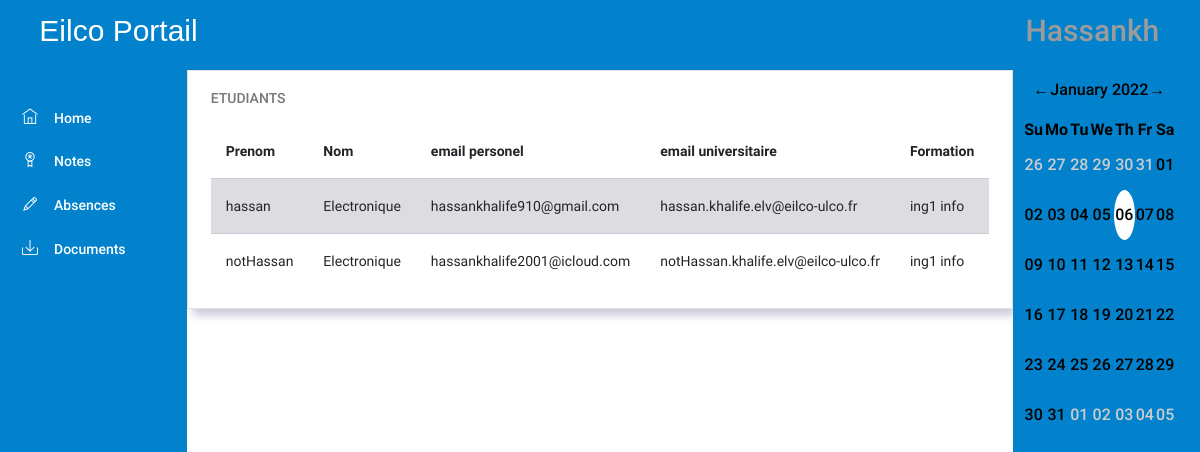
The app's page /PL/pages/prof/cours.php?id=8 (signed in) with its own data.
### tables this page shows
CREATE TABLE `cours` (
  `idcours` int NOT NULL AUTO_INCREMENT,
  `nom` varchar(45) NOT NULL,
  `abreviation` varchar(45) NOT NULL,
  `prof_id` int NOT NULL,
  `credits` int NOT NULL,
  `formation_id` int NOT NULL,
  PRIMARY KEY (`idcours`),
  KEY `prof_idx` (`prof_id`),
  KEY `classe_cour_idx` (`formation_id`),
  CONSTRAINT `formation_cour` FOREIGN KEY (`formation_id`) REFERENCES `formation` (`idformation`) ON DELETE CASCADE ON UPDATE CASCADE,
  CONSTRAINT `prof_cour` FOREIGN KEY (`prof_id`) REFERENCES `users` (`iduser`) ON DELETE CASCADE ON UPDATE CASCADE
);

CREATE TABLE `users` (
  `iduser` int NOT NULL AUTO_INCREMENT,
  `prenom` varchar(45) NOT NULL,
  `nom` varchar(45) NOT NULL,
  `role` int NOT NULL,
  `date_de_naissance` date NOT NULL,
  `username` varchar(45) NOT NULL,
  `password` char(45) NOT NULL,
  `email_personel` varchar(45) NOT NULL,
  `email_universitaire` varchar(45) NOT NULL,
  `sexe` varchar(45) NOT NULL,
  `formation_id` int DEFAULT NULL,
  `phone` varchar(45) NOT NULL,
  `Adresse` varchar(45) NOT NULL,
  `nationalite` varchar(45) NOT NULL,
  PRIMARY KEY (`iduser`),
  KEY `formation_idx` (`formation_id`),
  CONSTRAINT `formation` FOREIGN KEY (`formation_id`) REFERENCES `formation` (`idformation`) ON DELETE CASCADE ON UPDATE CASCADE
);

CREATE TABLE `formation` (
  `idformation` int NOT NULL AUTO_INCREMENT,
  `nomformation` varchar(45) NOT NULL,
  PRIMARY KEY (`idformation`),
  UNIQUE KEY `nomformation_UNIQUE` (`nomformation`)
);

### DTO/user.php (called while the page is built, shortened)
<?php
class user{
    private $prenom;
    private $nom;
    private $username;
    private $email_personel;
    private $email_universitaire;
    public function getNom() {
        return $this->nom;
    }
    public function setNom($nom) {
        $this->nom = $nom;
    }
    public function getPrenom() {
        return $this->prenom;
    }
    public function setPrenom($prenom) {
        $this->prenom = $prenom;
    }
    public function getUsername() {
        return $this->username;
    }
    public function setUsername($username) {
        $this->username = $username;
    }
    public function getEmail_personel() {
        return $this->email_personel;
    }
    public function setEmail_personel($email_personel) {
        $this->email_personel = $email_personel;
    }
    public function getEmail_universitaire() {
        return $this->email_universitaire;
    }
    public function setEmail_universitaire($email_universitaire) {
        $this->email_universitaire = $email_universitaire;
    }
}
?>

### DAL/userRepository.php (called while the page is built, shortened)
<?php
require_once(__DIR__ . "/../DTO/user.php");
function getAllStudentsbycours($cours_id)
{
    $conn = openConnection();
    $query = "SELECT *   from users  ,cours where users.formation_id=cours.formation_id  and cours.idcours= ? and users.role=2";
    $stmt = $conn->prepare($query);
    $stmt->bind_param("i", $cours_id);
    $stmt->execute();
    $result = $stmt->get_result();
    $i = 0;
    while ($row = mysqli_fetch_array($result)) {
        $user = new user();
        $user->setId($row["iduser"]);
        $user->setPrenom($row["prenom"]);
        $user->setNom($row["nom"]);
        $user->setDate_de_naissance($row["date_de_naissance"]);
        $user->setEmail_personel($row["email_personel"]);
        $user->setSexe($row["sexe"]);
        $user->setPhone($row["phone"]);
        $user->setAdresse($row["Adresse"]);
        $user->setUsername($row["username"]);
        $user->setEmail_universitaire($row["email_universitaire"]);
        $user->setNationalite($row["nationalite"]);
        $user->setFormationId($row["formation_id"]);
        $users[$i] = $user;
        $i++;
    }
    return $users;
}

### BLL/usersManager.php (called while the page is built, shortened)
<?php
require(__DIR__ . "/../DAL/userRepository.php");
function  GetAllStudentsbycour($cours_id)
{
    return getAllStudentsbycours($cours_id);
}

### DAL/formationRepository.php (called while the page is built, shortened)
<?php
function GetFormationbyId($formation_id) {
    $conn = openConnection();
    $formation = null;
    try {
        $sql = "SELECT nomformation FROM formation WHERE idformation=? ";
        $stmt = $conn->prepare($sql);
        $stmt->bind_param("i", $formation_id);
        $stmt->execute();
        $result = $stmt->get_result();
        if ($result->num_rows > 0) {
            if ($row = $result->fetch_assoc()) {
                $formation = $row["nomformation"];
            }
        }
    } catch (Exception $ex) {
    }
    return $formation;
}

### BLL/formationManager.php (called while the page is built, shortened)
<?php
require(__DIR__ . "/../DAL/formationRepository.php");
function GetFormationname($formation_id)
{
    return GetFormationbyId($formation_id);
}

### PL/pages/prof/cours.php (the view, shortened to what this page needs)
<?php
$cours_id = $_GET["id"];
?>
<!DOCTYPE html>
<html lang="en">
<head>
    <link rel="stylesheet" href="../../assets/vendors/ti-icons/css/themify-icons.css">
    <link rel="stylesheet" href="../../styles/admin_page.css">
    <link rel="stylesheet" href="../../styles/rome.css">
</head>
<body>
    <div class="container-scroller">
        <nav class="navbar col-lg-12 col-12 p-0 fixed-top d-flex flex-row">
            <div class="text-center navbar-brand-wrapper d-flex align-items-center justify-content-center">
                <h3 style="color: white; font-family: 'Gill Sans', 'Gill Sans MT', Calibri, 'Trebuchet MS', sans-serif;">
                    Eilco Portail</h3>
            </div>
            <div class="navbar-menu-wrapper d-flex align-items-center justify-content-end">
                <ul class="navbar-nav navbar-nav-right">
                    <li class="nav-item nav-profile dropdown">
                    <a class="nav-link dropdown-toggle" href="#" data-toggle="dropdown" id="profileDropdown">
                            <?php
                            require("../../../DTO/user.php");
                            echo "<h3>" . unserialize($_SESSION['loggeduser'])->getUsername() . "</h3>";
                            ?>
                        </a>
                    </li>
                </ul>
            </div>
        </nav>
        <div class="container-fluid page-body-wrapper">
            <nav class="sidebar sidebar-offcanvas" id="sidebar">
                <ul class="nav">
                    <li class="nav-item">
                        <a class="nav-link" href="prof_page.php">
                            <i class="ti-home menu-icon"></i>
                            <span class="menu-title">Home</span>
                        </a>
                    </li>
                    <li class="nav-item">
                        <?php
                        echo "<a class='nav-link' href='notes.php?id=".$cours_id."'>"
                            ."<i class='ti-medall  menu-icon'></i>"
                            ."<span class='menu-title'>Notes</span>"
                       ."</a>"
                        ?>
                    </li>
                    <li class="nav-item">
                    <?php
                        echo "<a class='nav-link' href='absence.php?id=".$cours_id."'>"
                            ."<i class='ti-pencil  menu-icon'></i>"
                            ."<span class='menu-title'>Absences</span>"
                       ."</a>"
                        ?>
                    </li>
                    <li class="nav-item">
                        <?php
                        echo "<a class='nav-link' href='documents.php?id=".$cours_id."'>"
                            ."<i class='ti-import menu-icon'></i>"
                            ."<span class='menu-title'>Documents</span>"
                       ."</a>"
                        ?>
                    </li>
                </ul>
            </nav>
            <div class="main-panel">
                <div class="content-wrapper">
                    <div class="row">
<div class="col-lg-12 grid-margin stretch-card">
  <div class="card">
    <div class="card-body">
      <h4 class="card-title">Etudiants</h4>
      <div class="table-responsive">
        <table class="table table-striped">
          <?php
          require_once('../../../BLL/usersManager.php');
          require_once('../../../BLL/formationManager.php');
           $profiles =  GetAllStudentsbycour($cours_id);
          if ($profiles == null) {
            echo "no results";
          } else {
            echo
            "<thead>" .
              "<tr>" .
              "<th>" .
              "Prenom" .
              "</th>" .
              "<th>" .
              "Nom" .
              "</th>" .
              "<th>" .
              "email personel" .
              "</th>" .
              "<th>" .
              "email universitaire" .
              "</th>" .
              "<th>" .
              "Formation" .
              "</th>" .
              "</tr>" .
              "</thead>";
            for ($i = 0; $i < count($profiles); $i++) {
              echo
              "<tr>"
                . "<td>" . $profiles[$i]->getPrenom() . "</td>"
                . "<td>" . $profiles[$i]->getNom() . "</td>"
                . "<td>" . $profiles[$i]->getEmail_personel() . "</td>"
                . "<td>" . $profiles[$i]->getEmail_universitaire() . "</td>"
                . "<td>" . GetFormationname($profiles[$i]->getFormationId()) . "</td>"
                . "</tr>";
            }
          }
          ?>
        </table>
      </div>
    </div>
  </div>
</div>
</div>
                </div>
            </div>
            <nav class="sidebar calendarbar" id="sidebar">
                <form action="#" class="row">
                    <div class="col-md-12">
                        <div id="inline_cal"></div>
                    </div>
                </form>
        </div>
    </div>
</body>
</html>

### records on screen
cours: users.prenom "hassan", nom "Electronique", users.email_personel "hassankhalife910@gmail.com", users.email_universitaire "hassan.khalife.elv@eilco-ulco.fr", formation.nomformation "ing1 info", users.prenom "notHassan", users.email_personel "hassankhalife2001@icloud.com", users.email_universitaire "notHassan.khalife.elv@eilco-ulco.fr"

### other values on screen
unserialize($_SESSION['loggeduser'])->getUsername() "Hassankh"
